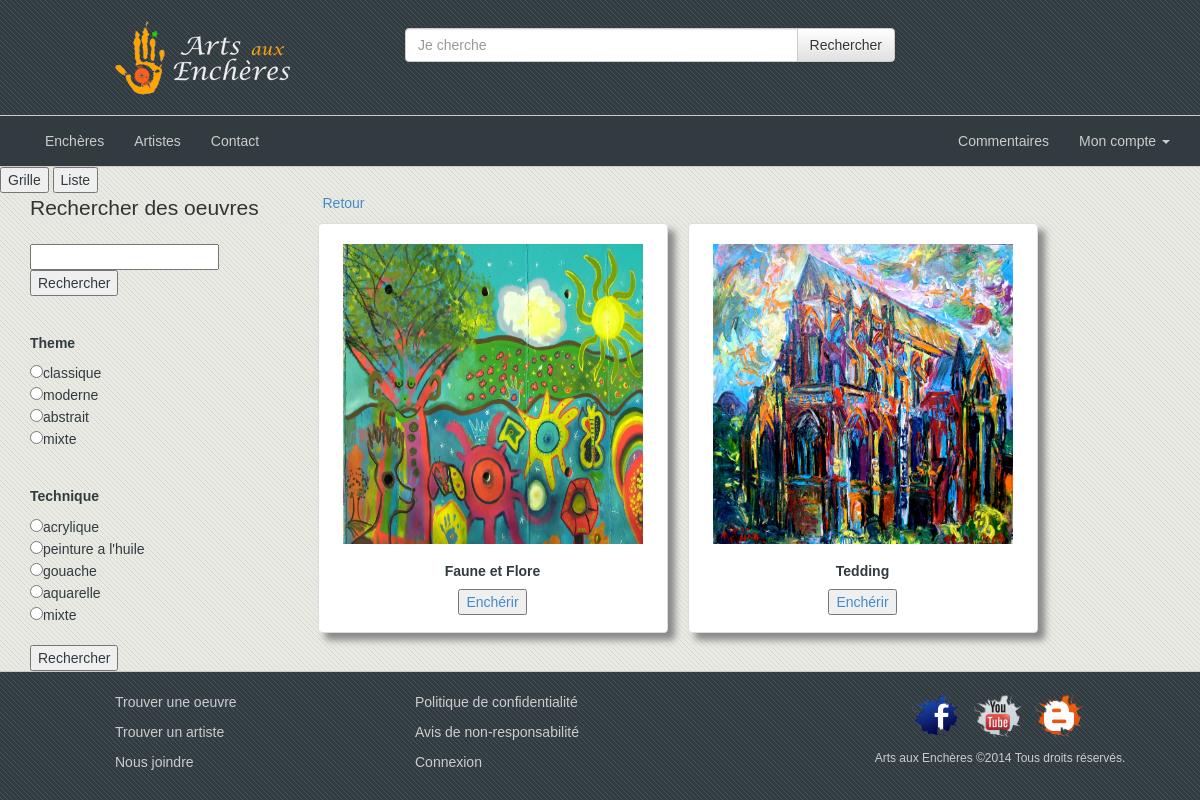
The page /site/index.php?page=oeuvres-encheres (signed in) on the database its author committed.
### tables this page shows
CREATE TABLE `pi2_oeuvres` (
  `id` int(10) unsigned NOT NULL AUTO_INCREMENT,
  `titre` varchar(60) NOT NULL,
  `description` varchar(255) NOT NULL,
  `dimension` varchar(32) NOT NULL,
  `poids` decimal(5,2) NOT NULL,
  `mediaUrl` varchar(70) NOT NULL,
  `etat` enum('disponible','en enchere','vendue','supprimé') NOT NULL DEFAULT 'disponible',
  `technique_id` int(10) unsigned NOT NULL,
  `theme_id` int(10) unsigned NOT NULL,
  `utilisateur_id` int(10) unsigned NOT NULL,
  PRIMARY KEY (`id`),
  KEY `fk_Oeuvres_Techniques1_idx` (`technique_id`),
  KEY `fk_Oeuvres_Themes1_idx` (`theme_id`),
  KEY `fk_Oeuvres_Utilisateurs1_idx` (`utilisateur_id`),
  CONSTRAINT `fk_Oeuvres_Techniques1` FOREIGN KEY (`technique_id`) REFERENCES `pi2_techniques` (`id`) ON DELETE NO ACTION ON UPDATE CASCADE,
  CONSTRAINT `fk_Oeuvres_Themes1` FOREIGN KEY (`theme_id`) REFERENCES `pi2_themes` (`id`) ON DELETE NO ACTION ON UPDATE CASCADE,
  CONSTRAINT `fk_Oeuvres_Utilisateurs1` FOREIGN KEY (`utilisateur_id`) REFERENCES `pi2_utilisateurs` (`id`) ON DELETE NO ACTION ON UPDATE CASCADE
);

### site/index.php (called while the page is built, shortened)
<?php
	$oControleurSite = new ControleurSite();
 ?>

### modeles/Oeuvre.class.php (called while the page is built, shortened)
<?php
require_once("../libs/MySqliLib.class.php");
class Oeuvre extends Modeles{
	private $idOeuvre;
	private $sNomOeuvre;
	private $sUrlOeuvre;
	public function setIdOeuvre($idOeuvre)
	{
		$this->idOeuvre = $idOeuvre;
	}
	public function setNomOeuvre($sNomOeuvre)
	{
		$this->sNomOeuvre = $sNomOeuvre;
	}
	public function setUrlOeuvre($sUrlOeuvre)
	{
		$this->sUrlOeuvre = $sUrlOeuvre;
	}
	public function getIdOeuvre()
	{
		return $this->idOeuvre;
	}
	public function getNomOeuvre()
	{
		return htmlentities($this->sNomOeuvre);
	}
	public function getUrlOeuvre()
	{
		return htmlentities($this->sUrlOeuvre);
	}
	 public static function rechercherListeDesOeuvresEnVente(){
	 	$oConnexion = new MySqliLib();
	 	$sRequete = "
	 		SELECT pi2_oeuvres.id,titre,description,dimension,poids,mediaUrl,etat,pi2_techniques.nom as techniqueNom,pi2_themes.nom as themeNom
			FROM pi2_oeuvres
			LEFT JOIN (pi2_techniques,pi2_themes) ON (pi2_techniques.id=pi2_oeuvres.technique_id AND pi2_themes.id=pi2_oeuvres.theme_id)
			WHERE etat='en enchere';
		";
	 	$oResult = $oConnexion->executer($sRequete);
	 	$aEnreg = $oConnexion->recupererTableau($oResult);
		$aOeuvres=array();
		for($iEnreg=0; $iEnreg<count($aEnreg);$iEnreg++)
		{
			$aOeuvres[$iEnreg]=new Oeuvre($aEnreg[$iEnreg]['id'],$aEnreg[$iEnreg]['titre'],$aEnreg[$iEnreg]['mediaUrl'],
			$aEnreg[$iEnreg]['description'],$aEnreg[$iEnreg]['dimension'],$aEnreg[$iEnreg]['poids'],
			$aEnreg[$iEnreg]['etat'],$aEnreg[$iEnreg]['techniqueNom'],$aEnreg[$iEnreg]['themeNom']);
		}
		return $aOeuvres;
	}
}

### libs/MySqliLib.class.php (called while the page is built, shortened)
<?php
    class MySqliLib extends mysqli {
    	private $sHost;
		private $sUser;
		private $sPwd;
		private $sBDD;
		private $oConnect;
		public function setHost($sHost){
			$this->sHost = $sHost;
		}
		public function setUser($sUser){
			$this->sUser = $sUser;
		}
		public function setPwd($sPwd){
			$this->sPwd = $sPwd;
		}
		public function setBDD($sBDD){
			$this->sBDD = $sBDD;
		}
		public function getHost(){
			return $this->sHost;
		}
		public function getUser(){
			return $this->sUser ;
		}
		public function getPwd(){
			return $this->sPwd;
		}
		public function getBDD(){
			return $this->sBDD;
		}
		public function __construct($sHost=MySqliLib::HOST, $sUser=MySqliLib::USER,
		$sPwd=MySqliLib::PWD, $sBDD=MySqliLib::BDD){
			$this->oConnect = new mysqli($this->getHost(), $this->getUser(), $this->getPwd(), $this->getBDD());
		}
		public function executer($sRequete){
			$oMysqliResult = $this->oConnect->query($sRequete);
			return $oMysqliResult;
		}
    }
?>

### vues/VueOeuvre.class.php (the view, shortened to what this page needs)
<?php
class VueOeuvre {
	public static function afficherLesOeuvres($aOeuvres, array $aMsg = array()){
		echo '<button id="grille" >Grille</button>
			<button id="liste">Liste</button>
		';
		echo "<article id=\"aa\" class=\"col-md-12 affichage clearfix\">";
			echo "<section class=\"col-sm-6 col-md-3 \">";
				echo '
					<form action="index.php?page=oeuvres-encheres" method="POST">
							<fieldset>
								<legend>Rechercher des oeuvres</legend>
								<input type="text" name="txt" id="txt" value="">
								<input type="submit" name="cmd" value="Rechercher">
							</fieldset>
						</form>
					';
				echo '<br/>';
				echo '<h2>Theme</h2>';
				echo '	<form action="index.php?page=oeuvres-encheres" method="POST">';
				echo '
							<input type="radio" name="theme" value="1">classique<br/>
							<input type="radio" name="theme" value="2">moderne<br/>
							<input type="radio" name="theme" value="3">abstrait<br/>
							<input type="radio" name="theme" value="4">mixte<br/>';
				echo '<br/>';
				echo '<h2>Technique</h2>';
				echo'		<input type="radio" name="technique" value="1">acrylique<br/>
							<input type="radio" name="technique" value="2">peinture a l\'huile<br/>
							<input type="radio" name="technique" value="3">gouache<br/>
							<input type="radio" name="technique" value="4">aquarelle<br/>
							<input type="radio" name="technique" value="5">mixte<br/>';
				echo '<br/>';
				echo'		<input type="submit" name="rech" value="Rechercher">
						</form>';
			echo "</section>";
		echo "<section class=\"col-sm-6 col-md-9 \">";
		echo "<a href=\"index.php?page=oeuvres-encheres\">Retour</a>";
		echo"<article class=\"row grille text-center\">";
		if($aOeuvres!=0)
		{
			foreach($aOeuvres As $oOeuvre){
				echo"		<div class=\"thumbnail col-md-4\">
								<span class='apparent'>
								<img class=\"\" src=\"".$oOeuvre->getUrlOeuvre()."\" alt=\"Photos des tableaux\" >
								<h2>".$oOeuvre->getNomOeuvre()."</h2>
								<a href=\"index.php?page=detailsEnchere&idOeuvre=".$oOeuvre->getIdOeuvre()."\"><button>Enchérir</button></a>
								</span>
								<table class='cache text-center'>
									<tr>
										<td> Description: ".$oOeuvre->getDescriptionOeuvre()."</td>
										<td>
											<img class=\"\" src=\"".$oOeuvre->getUrlOeuvre()."\" alt=\"Photos des tableaux\" >
											<h2>".$oOeuvre->getNomOeuvre()."</h2>
											<a href=\"index.php?page=detailsEnchere&idOeuvre=".$oOeuvre->getIdOeuvre()."\"><button>Enchérir</button></a>
										</td>
										<td>
											Technique: ".$oOeuvre->getTechnique()."<br/>
											Theme: ".$oOeuvre->getTheme()."<br/>
											Dimension: ".$oOeuvre->getDimensionOeuvre()."po <br/>
											Poids: ".$oOeuvre->getPoidsOeuvre()."lb
										</td>
									</tr>
								</table>
							</div>";
			}
		}else
			{
				echo "<div class=\"col-md-12\">
				<div class=\"alert alert-".$aMsg['type']." alert-dismissible\">
					<p>".$aMsg['msg']."</p>
				</div>
				</div>";
			}
		echo"</article>";
		echo "</section>";
		echo "</article>";
	}
}

### site/css/main.css (style rules this page uses)
html { font-size: 12px; }
body { font-family: 'Lato', Calibri, Arial, sans-serif; font-family: Lucida Sans Unicode, Arial, Helvetica, sans-serif; color: #323b40; background-repeat: repeat; background-image: url('../img/fond-rayures_pales.png'); background-color: #464647; }
h2 { font-size: 14px; }
h1, h2, h3 { font-weight: bold; }

### site/css/oeuvre.css (style rules this page uses)
.grille img { width:300px; height:300px; }
.clearfix::after { content:""; clear:both; display:block; }
.thumbnail.col-md-4 { width: 350px; height: 410px; margin: 10px; padding: 20px; box-shadow: 7px 7px 7px #888888; }

### rows shown on the page
pi2_oeuvres: mediaUrl (picture), titre "Faune et Flore"
pi2_oeuvres: mediaUrl (picture), titre "Tedding"
